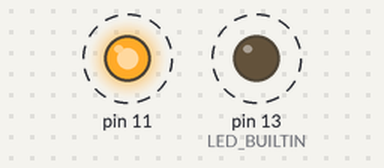
Simulated run of this sketch. Board: Arduino Uno, built with avr-gcc and run on an emulated ATmega328P. Parts: output pins drawn as LEDs (lit = HIGH). Dashed ring = blinking.

Above: at 0.5 s.
Timing chart, 0 to 4.6 s (numbered marks = the images above):
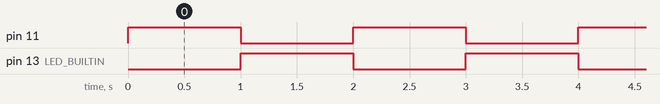

The sketch:

AcenderLedInternoExternoAlternadamente.ino
```cpp
void setup()
{
    //Define a porta do led 1 como saida
    pinMode(11, OUTPUT);

    //Define a porta do led builtin como saida
    pinMode(LED_BUILTIN, OUTPUT);
}

void loop()
{
    //Acende o led 1
    digitalWrite(11, HIGH);

    //Acende o led builtin
    digitalWrite(LED_BUILTIN, LOW);

    //Aguarda intervalo de tempo em milissegundos
    delay(1000);

    //Apaga o led 1
    digitalWrite(11, LOW);

    //Acende o led builtin
    digitalWrite(LED_BUILTIN, HIGH);

    //Aguarda intervalo de tempo em milissegundos
    delay(1000);
}
```

Measured:
- by itself, pin 11, pin 13 (LED_BUILTIN): alternates HIGH for 1.0 s and LOW for 1.0 s
